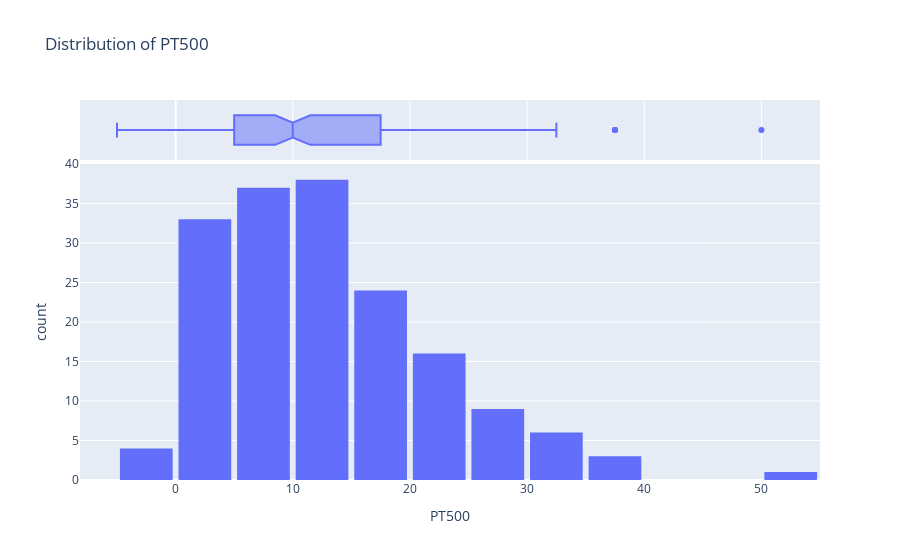

The cell this chart's notebook holds for it:
### Markdown cell above
### PT500

### Code cell
fig = px.histogram(data, 
                   x='PT500', 
                   marginal='box', 
                   nbins=16, 
                   title='Distribution of PT500')
fig.update_layout(bargap=0.1)
fig.show()

### Figure 1 — Plotly figure (JSON) as saved in the notebook; plotly's stock layout.template omitted (floating-point values rounded to 4 significant figures; data arrays with more than 128 entries replaced by an {"elided": "..."} marker saying what was removed)
{"data": [{"alignmentgroup": "True", "bingroup": "x", "hovertemplate": "PT500=%{x}<br>count=%{y}<extra></extra>", "legendgroup": "", "marker": {"color": "#636efa", "pattern": {"shape": ""}}, "name": "", "nbinsx": 16, "offsetgroup": "", "orientation": "v", "showlegend": false, "type": "histogram", "x": {"elided": "171 float values"}, "xaxis": "x", "yaxis": "y"}, {"alignmentgroup": "True", "hovertemplate": "PT500=%{x}<extra></extra>", "legendgroup": "", "marker": {"color": "#636efa"}, "name": "", "notched": true, "offsetgroup": "", "showlegend": false, "type": "box", "x": {"elided": "171 float values"}, "xaxis": "x2", "yaxis": "y2"}], "layout": {"bargap": 0.1, "barmode": "relative", "legend": {"tracegroupgap": 0}, "title": {"text": "Distribution of PT500"}, "xaxis": {"anchor": "y", "domain": [0, 1], "title": {"text": "PT500"}}, "xaxis2": {"anchor": "y2", "domain": [0, 1], "matches": "x", "showgrid": true, "showticklabels": false}, "yaxis": {"anchor": "x", "domain": [0, 0.8316], "title": {"text": "count"}}, "yaxis2": {"anchor": "x2", "domain": [0.8416, 1], "matches": "y2", "showgrid": false, "showline": false, "showticklabels": false, "ticks": ""}}}
